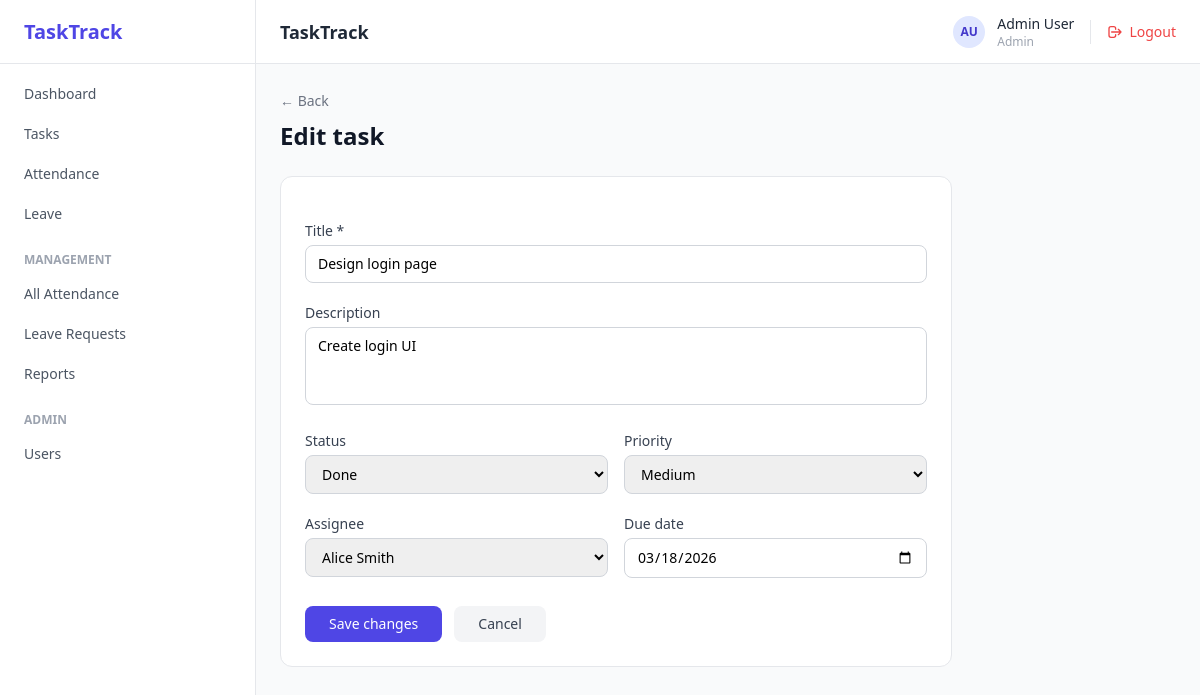
The page /?page=task/edit&id=2 (signed in) on the database its author committed.
### tables this page shows
CREATE TABLE IF NOT EXISTS tasks (
    id          INT AUTO_INCREMENT PRIMARY KEY,
    title       VARCHAR(255) NOT NULL,
    description TEXT,
    status      ENUM('todo','in_progress','in_review','blocked','done') DEFAULT 'todo',
    priority    ENUM('low','medium','high','urgent') DEFAULT 'medium',
    assignee_id INT,
    created_by  INT NOT NULL,
    due_date    DATE,
    created_at  DATETIME DEFAULT CURRENT_TIMESTAMP,
    updated_at  DATETIME DEFAULT CURRENT_TIMESTAMP ON UPDATE CURRENT_TIMESTAMP,
    FOREIGN KEY (assignee_id) REFERENCES users(id) ON DELETE SET NULL,
    FOREIGN KEY (created_by)  REFERENCES users(id) ON DELETE CASCADE
);

CREATE TABLE IF NOT EXISTS users (
    id         INT AUTO_INCREMENT PRIMARY KEY,
    name       VARCHAR(100) NOT NULL,
    email      VARCHAR(150) NOT NULL UNIQUE,
    password   VARCHAR(255) NOT NULL,
    role       ENUM('admin','manager','staff') DEFAULT 'staff',
    created_at DATETIME DEFAULT CURRENT_TIMESTAMP
);

### init/db.init.php (called while the page is built, shortened)
<?php
$db_host = 'localhost';
$db_name = 'tasktrack';
$db_user = 'root';
$db_pass = '';
function db()
{
    global $db_host, $db_name, $db_user, $db_pass;
    static $conn = null;
    if ($conn === null) {
        try {
            $conn = new PDO(
                "mysql:host=$db_host;dbname=$db_name;charset=utf8mb4",
                $db_user,
                $db_pass
            );
            $conn->setAttribute(PDO::ATTR_ERRMODE, PDO::ERRMODE_EXCEPTION);
            $conn->setAttribute(PDO::ATTR_DEFAULT_FETCH_MODE, PDO::FETCH_ASSOC);
        } catch (PDOException $e) {
            die('
                <div style="font-family:sans-serif;padding:40px;text-align:center">
                    <h2 style="color:red">Database Connection Failed</h2>
                    <p>' . $e->getMessage() . '</p>
                    <p>Please make sure MySQL is running in XAMPP</p>
                </div>
            ');
        }
    }
    return $conn;
}
function getRow($sql, $params = [])
{
    $stmt = db()->prepare($sql);
    $stmt->execute($params);
    return $stmt->fetch() ?: null;
}
function getRows($sql, $params = [])
{
    $stmt = db()->prepare($sql);
    $stmt->execute($params);
    return $stmt->fetchAll();
}

### init/func/task.func.php (called while the page is built, shortened)
<?php
function getTaskById($id)
{
    return getRow(
        'SELECT t.*, u.name AS assignee_name, c.name AS creator_name
         FROM tasks t
         LEFT JOIN users u ON t.assignee_id = u.id
         LEFT JOIN users c ON t.created_by = c.id
         WHERE t.id = ?',
        [$id]
    );
}

### init/init.php (called while the page is built, shortened)
<?php
function e($value)
{
    return htmlspecialchars((string) ($value ?? ''), ENT_QUOTES, 'UTF-8');
}

### init/func/user.func.php (called while the page is built, shortened)
<?php
function getAllUsers()
{
    return getRows('SELECT * FROM users ORDER BY name');
}

### page/task/edit.php (the view, shortened to what this page needs)
<?php
$id = (int) ($_GET['id'] ?? 0);
$task = getTaskById($id);
$users = getAllUsers();
?>
<div class="max-w-2xl">
    <div class="mb-6">
        <a href="./?page=task/show&id=<?= $id ?>" class="text-sm text-gray-500 hover:text-gray-700">← Back</a>
        <h1 class="text-2xl font-semibold text-gray-900 mt-2">Edit task</h1>
    </div>
    <form method="POST" action="./?page=task/edit&id=<?= $id ?>"
        class="bg-white rounded-xl border border-gray-200 p-6 space-y-5">
        <div>
            <label class="block text-sm font-medium text-gray-700 mb-1">Title *</label>
            <input type="text" name="title" value="<?= e($task['title']) ?>" required class="w-full px-3 py-2 border border-gray-300 rounded-lg text-sm
                          focus:outline-none focus:ring-2 focus:ring-indigo-500">
        </div>
        <div>
            <label class="block text-sm font-medium text-gray-700 mb-1">Description</label>
            <textarea name="description" rows="3"
                class="w-full px-3 py-2 border border-gray-300 rounded-lg text-sm
                             focus:outline-none focus:ring-2 focus:ring-indigo-500 resize-none"><?= e($task['description']) ?></textarea>
        </div>
        <div class="grid grid-cols-2 gap-4">
            <div>
                <label class="block text-sm font-medium text-gray-700 mb-1">Status</label>
                <select name="status" class="w-full px-3 py-2 border border-gray-300 rounded-lg text-sm
                               focus:outline-none focus:ring-2 focus:ring-indigo-500">
                    <?php foreach (['todo' => 'To Do', 'in_progress' => 'In Progress', 'in_review' => 'In Review', 'blocked' => 'Blocked', 'done' => 'Done'] as $v => $l): ?>
                        <option value="<?= $v ?>" <?= ($task['status'] === $v) ? 'selected' : '' ?>>
                            <?= $l ?>
                        </option>
                    <?php endforeach; ?>
                </select>
            </div>
            <div>
                <label class="block text-sm font-medium text-gray-700 mb-1">Priority</label>
                <select name="priority" class="w-full px-3 py-2 border border-gray-300 rounded-lg text-sm
                               focus:outline-none focus:ring-2 focus:ring-indigo-500">
                    <?php foreach (['low', 'medium', 'high', 'urgent'] as $p): ?>
                        <option value="<?= $p ?>" <?= ($task['priority'] === $p) ? 'selected' : '' ?>>
                            <?= ucfirst($p) ?>
                        </option>
                    <?php endforeach; ?>
                </select>
            </div>
        </div>
        <div class="grid grid-cols-2 gap-4">
            <div>
                <label class="block text-sm font-medium text-gray-700 mb-1">Assignee</label>
                <select name="assignee_id" class="w-full px-3 py-2 border border-gray-300 rounded-lg text-sm
                               focus:outline-none focus:ring-2 focus:ring-indigo-500">
                    <?php foreach ($users as $u): ?>
                        <option value="<?= $u['id'] ?>" <?= ($task['assignee_id'] == $u['id']) ? 'selected' : '' ?>>
                            <?= e($u['name']) ?>
                        </option>
                    <?php endforeach; ?>
                </select>
            </div>
            <div>
                <label class="block text-sm font-medium text-gray-700 mb-1">Due date</label>
                <input type="date" name="due_date" value="<?= e($task['due_date']) ?>" class="w-full px-3 py-2 border border-gray-300 rounded-lg text-sm
                              focus:outline-none focus:ring-2 focus:ring-indigo-500">
            </div>
        </div>
        <div class="flex gap-3 pt-2">
            <button type="submit"
                class="px-6 py-2 bg-indigo-600 hover:bg-indigo-700 text-white text-sm font-medium rounded-lg">
                Save changes
            </button>
            <a href="./?page=task/show&id=<?= $id ?>"
                class="px-6 py-2 bg-gray-100 hover:bg-gray-200 text-gray-700 text-sm font-medium rounded-lg">
                Cancel
            </a>
        </div>
    </form>
</div>

### include/header.inc.php (style rules this page uses)
html, body { height: 100%; margin: 0; padding: 0; }

### rows shown on the page
tasks: title "Design login page", description "Create login UI", status "Done", priority "Medium", assignee_id "Alice Smith", due_date "03/18/2026"

### other values the page prints
$item['label'] "Dashboard"
$item['label'] "Tasks"
$item['label'] "Attendance"
$item['label'] "Leave"
$page_title "TaskTrack"
getInitials($me['name']) "AU"
$me['name'] "Admin User"
$me['role'] "Admin"
